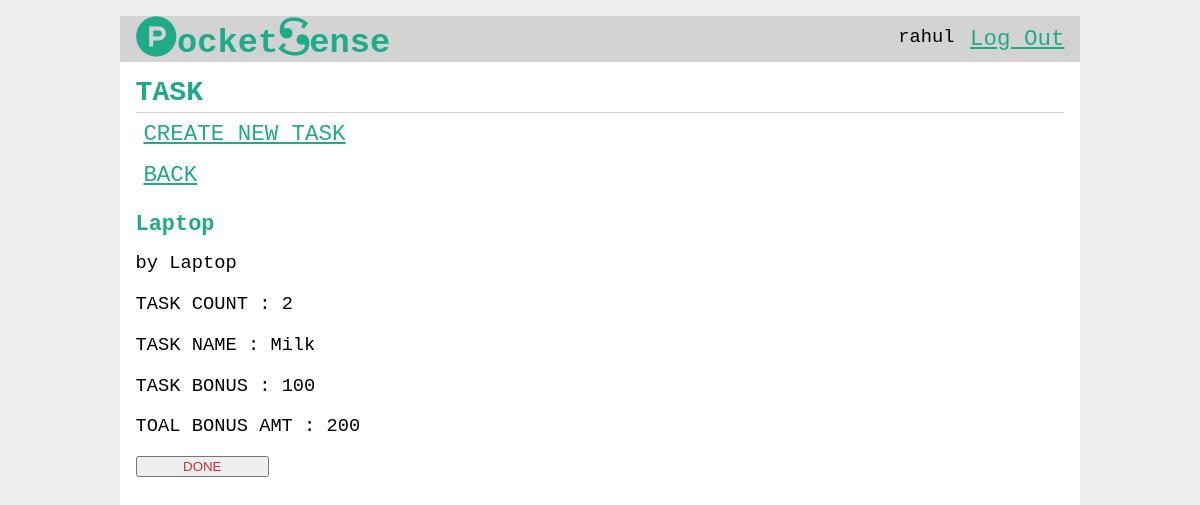
/task/4/display (signed in), run on an earlier commit of the app's database.
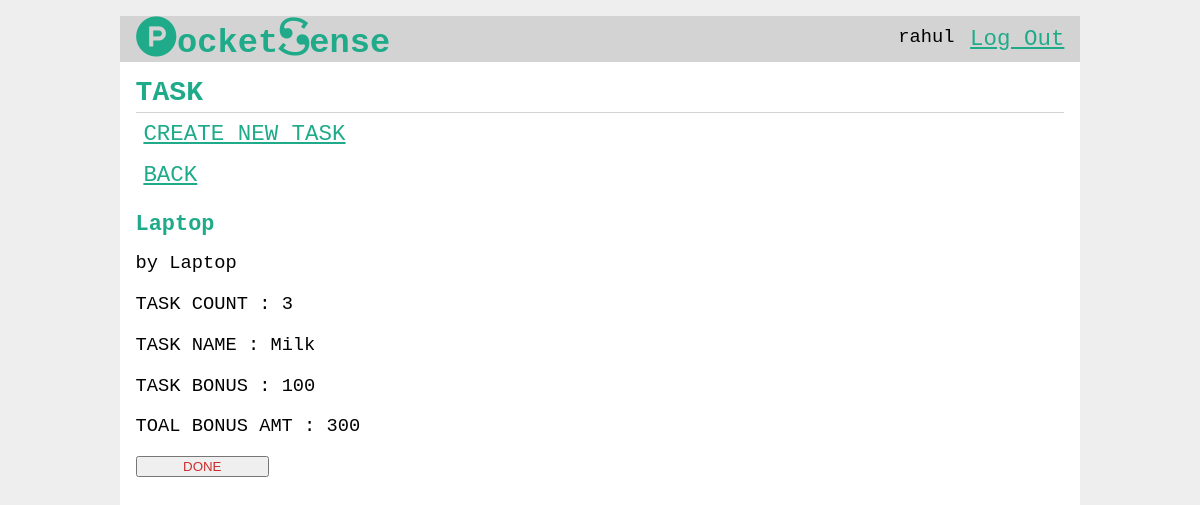
And on a later commit of the database.
### tables this page shows
CREATE TABLE parent(
	parent_id INTEGER PRIMARY KEY AUTOINCREMENT,
	parent_username TEXT UNIQUE NOT NULL,
	parent_email TEXT UNIQUE NOT NULL,
	parent_password TEXT NOT NULL
);

CREATE TABLE goal(
	goal_id INTEGER PRIMARY KEY AUTOINCREMENT,
	author_id INTEGER ,
	task_author INTEGER,

	goal_name TEXT UNIQUE ,
	income_amt INTEGER ,
	goal_amt INTEGER ,
	goal_saving INTEGER,

	fix_saving_amt INTEGER,
	saving_amt INTEGER ,
	emergency_amt INTEGER ,
	
	bonus INTEGER ,
    time_left INTEGER ,
	personal_amt INTEGER ,
	counter INTEGER,

	created TIMESTAMP DEFAULT CURRENT_TIMESTAMP,


	task_name  TEXT,

	task_amt INTEGER,
	task_count INTEGER,
	
	FOREIGN KEY (author_id) REFERENCES child (child_id),
	
	FOREIGN KEY (task_author) REFERENCES parent (parent_id)

);

### fin/task.py (the view)
@bp.route('/<int:id>/display' ,  methods = ('GET' , 'POST'))
@parent_login_required
def display(id):
    goal = get_goal(id)
    db = get_db()
    error = None
    goals = db.execute(
            'SELECT go.goal_id , task_name , task_amt , task_count , task_author , goal_name , author_id , c.child_id , bonus'
            ' FROM goal go JOIN child c ON go.author_id = c.child_id'
            ' WHERE go.goal_id = ?',
            (id , )
            ).fetchall()
    db.commit()
    if error is not None:
        flash(error)
    if goals is None:
        error = "NOT RIGHT"
    return render_template('task/display.html' , goals=goals)

### fin/auth.py (called while the page is built)
@bp.before_app_request
def load_logged_in_parent():
    parent_id = session.get('parent_id')
    if parent_id is None:
        g.parent = None
    else:
        g.parent = get_db().execute(
            'SELECT * FROM parent WHERE parent_id = ?', (parent_id,)
        ).fetchone()

def parent_login_required(view):
    @functools.wraps(view)
    def wrapped_view(**kwargs):
        if g.parent is None:
            return redirect(url_for('auth.parent_login'))
        return view(**kwargs)
    return wrapped_view

@bp.before_app_request
def load_logged_in_child():
    child_id = session.get('child_id')
    if child_id is None:
        g.child = None
    else:
        g.child = get_db().execute(
            'SELECT * FROM child WHERE child_id = ?', (child_id,)
        ).fetchone()

### fin/db.py (called while the page is built)
def get_db():
	if 'db' not in g:
		g.db = sqlite3.connect( current_app.config['DATABASE'] , detect_types=sqlite3.PARSE_DECLTYPES)
		g.db.row_factory = sqlite3.Row
	return g.db

### fin/task.py (called while the page is built)
def get_goal(id, check_author=True):
    goal = get_db().execute(
        'SELECT task_name , task_amt , task_count , go.goal_id , bonus , goal_saving'
        ' FROM goal go JOIN child c ON go.author_id = c.child_id'
        ' WHERE go.goal_id = ?',
        (id,)
    ).fetchone()
    if goal is None:
        abort(404, "Post id {0} doesn't exist.".format(id))
    return goal

### fin/templates/task/display.html (shortened to what this page needs)
{% extends 'base.html' %}
{% block header %}
  <h1>{% block title %}TASK{% endblock %}</h1>
{% endblock %}
{% block content %}
  {% for goal in goals%}
    <article class="x">
      <header>
        <div>
          <a class="action" href="{{ url_for('task.create' , id=goal['goal_id']) }}">CREATE NEW TASK</a>
          {% if goal['task_amt'] != 0 %}
          <a class="action" href="{{ url_for('task.index')}}">BACK</a>
          <h1>{{ goal['goal_name'] }}</h1>
            <div class="about">by {{ goal['goal_name'] }}  </div>
      </header>
      <p class="body">TASK COUNT : {{ goal['task_count'] }}</p>
      <p class="body">TASK NAME : {{ goal['task_name'] }}</p>
      <p class="body">TASK BONUS  : {{ goal['task_amt'] }}</p>
      <p class="body">TOAL BONUS AMT  : {{ goal['bonus'] }}</p>
      <form action="{{ url_for('task.count', id=goal['goal_id']) }}" method="post">
    <input class="danger" type="submit" value="DONE" onclick="return confirm('Are you sure?');">
  </form>
  {% endif %}
    </article>
  {% endfor %}
{% endblock %}

### fin/templates/base.html (shortened to what this page needs)
<!doctype html>
<link rel="stylesheet" href="{{ url_for('static', filename='main.css') }}">
<link rel="stylesheet" href="{{ url_for('static', filename='util.css') }}">
<nav>
  <h1></h><a style="color: #1fab89" href="{{ url_for('home') }}"><i class="fa fa-product-hunt" aria-hidden="true"></i>ocket<i class="fa fa-scribd" aria-hidden="true"></i>ense</a></h1>
  <ul>
    {% if g.parent %}
      <li><span>{{ g.parent['parent_username'] }}</span>
      <li><a href="{{ url_for('auth.parent_logout') }}">Log Out</a>
    {% else %}
      <li><a href="{{ url_for('auth.parent_register') }}">Register</a>
      <li><a href="{{ url_for('auth.parent_login') }}">Log In</a>
      <li><a href="{{ url_for('auth.parent_email_required') }}">Forget Password</a>
    {% endif %}
  </ul>
</nav>
<section class="content">
  <header>
    {% block header %}{% endblock %}
  </header>
  {% block content %}{% endblock %}
</section>

### fin/static/main.css (style rules this page uses)
h1 { font-family: monospace; color: #1fab89; margin: 1rem 0; }
a { color: #1fab89; font-size: 120%; }
nav { background: lightgray; display: flex; align-items: center; padding: 0 0.5rem; }
nav h1 { flex: auto; margin: 0; }
nav h1 a { text-decoration: none; padding: 0.25rem 0.5rem; }
nav ul { display: flex; list-style: none; margin: 0; padding: 0; }
nav ul li a, nav ul li span, header .action { display: block; padding: 0.5rem; }
.content { padding: 0 1rem 1rem; }
.content > header { border-bottom: 1px solid lightgray; display: flex; align-items: flex-end; }
.content > header h1 { flex: auto; margin: 1rem 0 0.25rem 0; }
.content:last-child { margin-bottom: 0; }
.content form { margin: 1em 0; display: flex; flex-direction: column; }
.content input, .content textarea { margin-bottom: 1em; }
input.danger { color: #cc2f2e; }
input[type=submit] { align-self: start; min-width: 10em; }

What changed in the data, as far as the page shows it:
changed goal "Laptop": task_count "2" → "3"; bonus "200" → "300"
